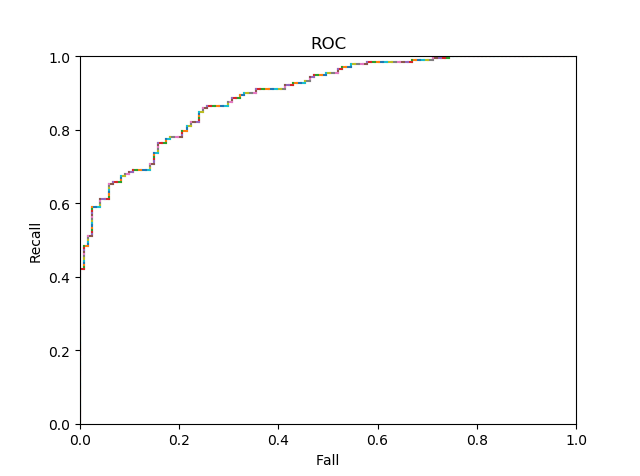

Source code (Python):
import numpy as np 
import matplotlib.pyplot as plt

def loadData(filename):
	numFeat=len((open(filename).readline().split('\t')))
	dataMat=[]
	labelMat=[]
	fr=open(filename)
	for line in fr.readlines():
		lineArr=[]
		curLine=line.strip().split('\t')
		for i in range(numFeat-1):
			lineArr.append(float(curLine[i]))
		dataMat.append(lineArr)
		labelMat.append(float(curLine[-1]))
	return dataMat,labelMat

def showDataSet(dataMat, labelMat):

	data_plus = []                                  #正样本
	data_minus = []                                 #负样本
	for i in range(len(dataMat)):
		if labelMat[i] > 0:
			data_plus.append(dataMat[i])
		else:
			data_minus.append(dataMat[i])
	data_plus_np = np.array(data_plus)											 #转换为numpy矩阵
	data_minus_np = np.array(data_minus)										 #转换为numpy矩阵
	plt.scatter(np.transpose(data_plus_np)[0], np.transpose(data_plus_np)[1])		#正样本散点图
	plt.scatter(np.transpose(data_minus_np)[0], np.transpose(data_minus_np)[1]) 	#负样本散点图
	plt.show()

def stumpClassify(dataMatrix,dimen,threshVal,threshIneq):
	retArray=np.ones((np.shape(dataMatrix)[0],1))
	if threshIneq=='lt':
		retArray[dataMatrix[:,dimen]<=threshVal]=-1.0
	else:
		retArray[dataMatrix[:,dimen]>threshVal]=-1.0
	return retArray

def buildStump(dataArr,classLabels,D):
	dataMatrix=np.mat(dataArr)
	labelMat=np.mat(classLabels).T 
	m,n =np.shape(dataMatrix)
	numSteps=10.0
	bestStump={}
	bestClasEst=np.mat(np.zeros((m,1)))
	minError=float('inf')
	for i in range(n):
		rangeMin=dataMatrix[:,i].min()
		rangeMax=dataMatrix[:,i].max()
		stepSize=(rangeMax-rangeMin)/numSteps
		for j in  range(-1,int(numSteps)+1):
			for inequal in ['lt','gt']:
				threshVal=(rangeMin+float(j)*stepSize)
				predictedVals=stumpClassify(dataMatrix,i,threshVal,inequal)
				errArr=np.mat(np.ones((m,1)))
				errArr[predictedVals==labelMat]=0
				weightedError=D.T*errArr
				print("split:dim %d, thresh %.2f,thresh ineuqal: %s,the weighted error is %.3f" % (i,threshVal,inequal,weightedError))
				if weightedError<minError:
					minError=weightedError
					bestClasEst=predictedVals.copy()
					bestStump['dim']=i
					bestStump['thresh']=threshVal
					bestStump['ineq']=inequal
	return bestStump,minError,bestClasEst

def adaBoostTrainDS(dataArr,classLabels,numIt=40):
	weakClassArr=[]
	m =np.shape(dataArr)[0]
	D=np.mat(np.ones((m,1))/m)
	aggClassEst=np.mat(np.zeros((m,1)))
	for i in range(numIt):
		bestStump,error,classEst=buildStump(dataArr,classLabels,D)
		#对于每一个样本的权值的赋予
		alpha=float(0.5*np.log((1.0-error)/max(error,1e-16)))
		bestStump['alpha']=alpha
		weakClassArr.append(bestStump)
		expon=np.multiply(-1*alpha*np.mat(classLabels).T,classEst)
		D=np.multiply(D,np.exp(expon))
		D=D/D.sum()
		aggClassEst+=alpha*classEst
		aggErrors=np.multiply(np.sign(aggClassEst)!=np.mat(classLabels).T,np.ones((m,1)))
		errRate=aggErrors.sum()/m 
		if errRate==0.0:
			break
	return weakClassArr,aggClassEst

def plotRoc(predicStrengths,classLabels):
	cur=(1.0,1.0)
	ySum=0.0
	numPosClas=np.sum(np.array(classLabels)==1.0)
	yStep=1/float(numPosClas)
	xStep=1/float(len(classLabels)-numPosClas)
	sortedIndicties=predicStrengths.argsort()
	fig=plt.figure()
	fig.clf()
	ax=plt.subplot(111)
	for index in sortedIndicties.tolist()[0]:
		if classLabels[index]==1.0:
			delX=0
			delY=yStep
		else:
			delX=xStep
			delY=0
			ySum+=cur[1]
		ax.plot([cur[0],cur[0]-delX],[cur[1],cur[1]-delY])
		cur=(cur[0]-delX,cur[1]-delY)
	plt.title('ROC')
	plt.xlabel('Fall')
	plt.ylabel('Recall')
	ax.axis([0,1,0,1])
	print('Auc面积：',ySum*xStep)
	plt.show()

dataArr,LabelArr=loadData('horseColicTraining2.txt')
weakClassArr,aggClassEst=adaBoostTrainDS(dataArr,LabelArr,50)
plotRoc(aggClassEst.T,LabelArr)
